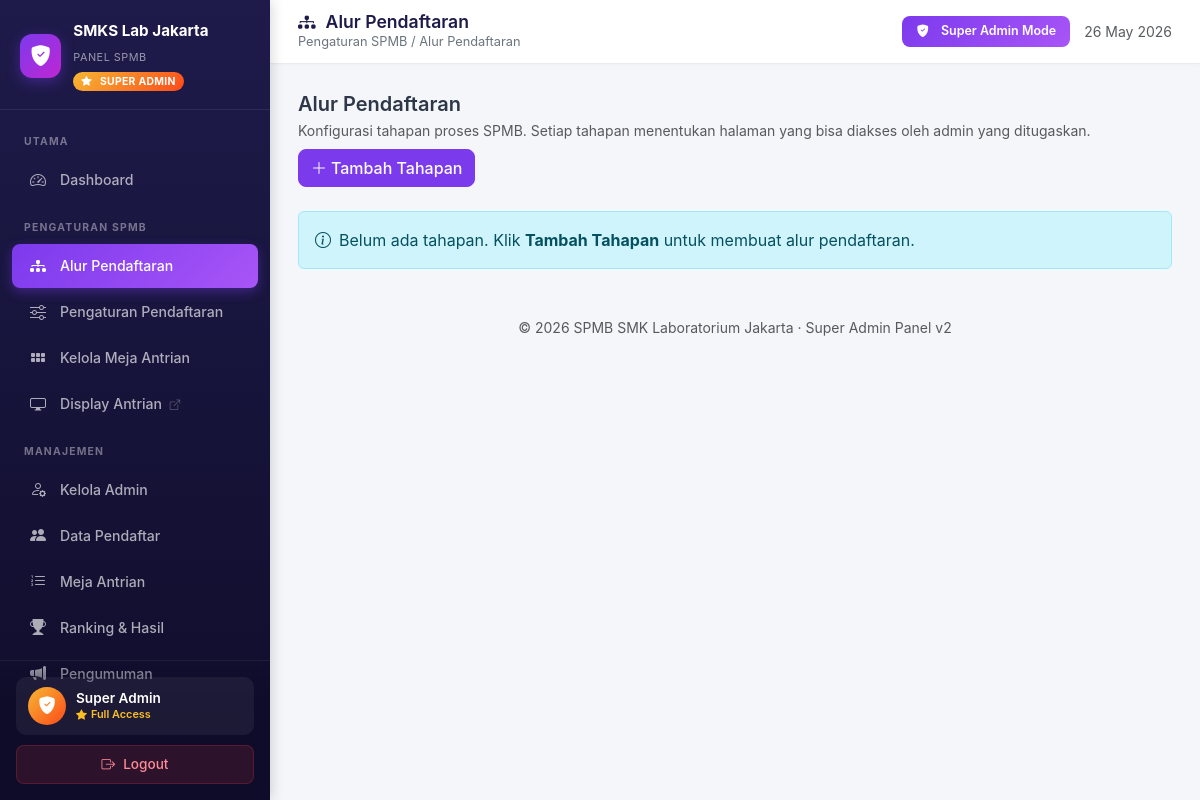
The page /superadmin_dashboard.php?page=alur (signed in) on the database as committed earlier.
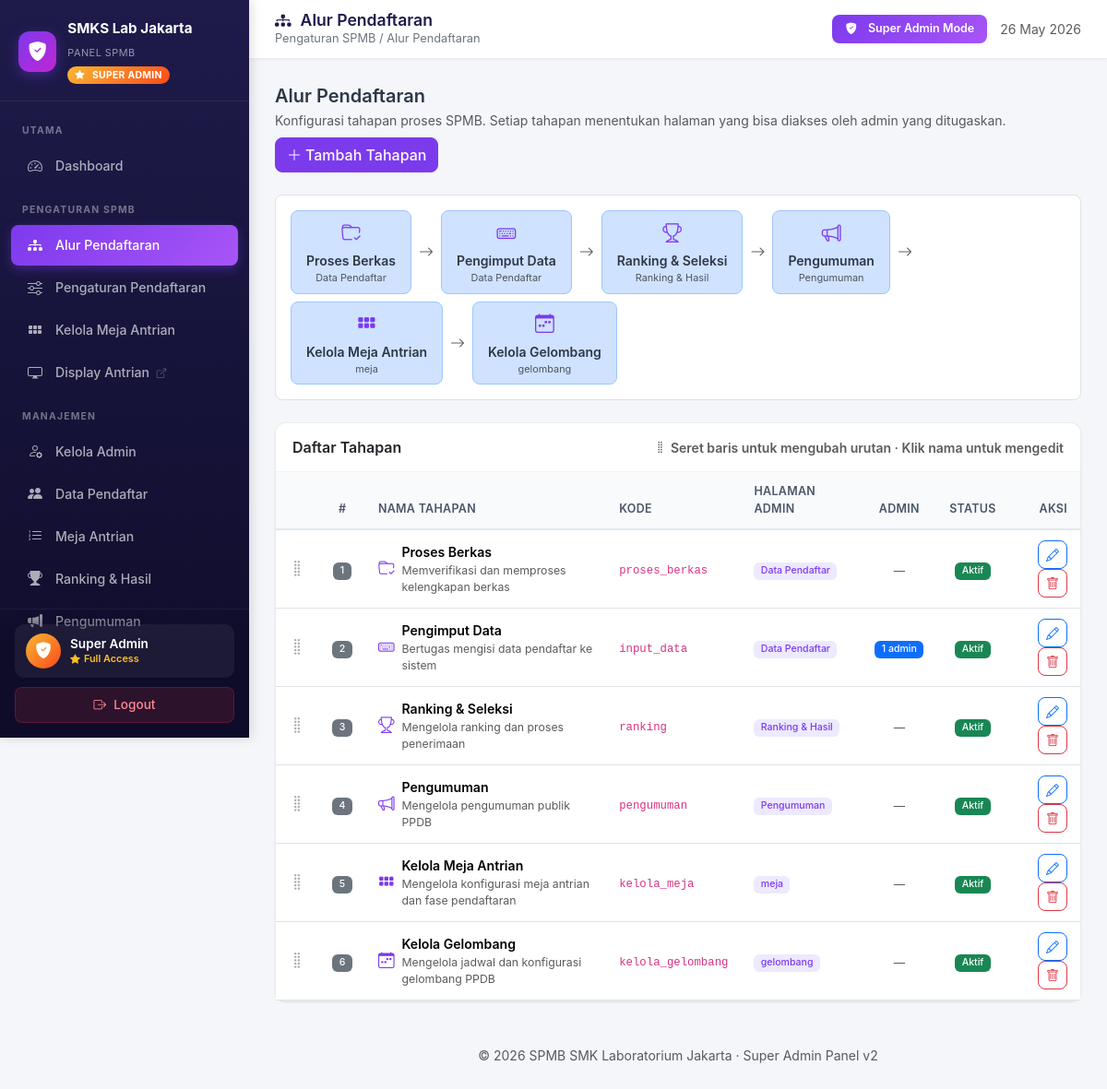
The same page on the database as committed later.
### tables this page shows
CREATE TABLE `tahapan` (
  `id` int(11) NOT NULL,
  `nama` varchar(100) NOT NULL,
  `kode` varchar(50) NOT NULL,
  `urutan` tinyint(4) NOT NULL DEFAULT 1,
  `icon` varchar(50) NOT NULL DEFAULT 'bi-circle',
  `deskripsi` text DEFAULT NULL,
  `halaman_key` varchar(50) NOT NULL DEFAULT 'pendaftar',
  `is_active` tinyint(1) NOT NULL DEFAULT 1,
  `created_at` timestamp NULL DEFAULT current_timestamp()
);

### admin/alur.php (the view, shortened to what this page needs)
<?php
$tahapan_list = $conn->query("SELECT t.*,
    (SELECT COUNT(*) FROM admin_tahapan WHERE tahap_id=t.id) AS jumlah_admin
    FROM tahapan t ORDER BY t.urutan")->fetchAll();
?>
<div class="d-flex align-items-center justify-content-between mb-4 flex-wrap gap-2">
    <div>
        <h5 class="mb-1 fw-semibold">Alur Pendaftaran</h5>
        <p class="text-muted small mb-0">Konfigurasi tahapan proses SPMB. Setiap tahapan menentukan halaman yang bisa diakses oleh admin yang ditugaskan.</p>
    </div>
    <button class="btn btn-primary" data-bs-toggle="modal" data-bs-target="#modalAdd">
        <i class="bi bi-plus-lg me-1"></i>Tambah Tahapan
    </button>
</div>
<?php if (empty($tahapan_list)): ?>
<div class="alert alert-info">
    <i class="bi bi-info-circle me-2"></i>Belum ada tahapan. Klik <strong>Tambah Tahapan</strong> untuk membuat alur pendaftaran.
</div>
<?php else: ?>
<div class="d-flex align-items-center gap-2 flex-wrap mb-4 p-3 bg-white rounded-3 border">
    <?php foreach ($tahapan_list as $i => $t): ?>
        <div class="d-flex align-items-center gap-2">
            <div class="text-center px-3 py-2 rounded-3 border <?= $t['is_active'] ? 'border-primary-subtle bg-primary-subtle' : 'border-secondary-subtle bg-light opacity-50' ?>" style="min-width:110px;">
                <i class="bi <?= htmlspecialchars($t['icon']) ?> d-block mb-1" style="font-size:1.3rem;<?= $t['is_active'] ? 'color:#7c3aed' : 'color:#aaa' ?>"></i>
                <div class="fw-semibold small"><?= htmlspecialchars($t['nama']) ?></div>
                <div class="text-muted" style="font-size:.68rem;"><?= HALAMAN_TERSEDIA[$t['halaman_key']] ?? $t['halaman_key'] ?></div>
            </div>
            <?php if ($i < count($tahapan_list) - 1): ?>
                <i class="bi bi-arrow-right text-muted"></i>
            <?php endif; ?>
        </div>
    <?php endforeach; ?>
</div>
<div class="card">
    <div class="card-header d-flex align-items-center justify-content-between">
        <span>Daftar Tahapan</span>
        <small class="text-muted"><i class="bi bi-grip-vertical me-1"></i>Seret baris untuk mengubah urutan · Klik nama untuk mengedit</small>
    </div>
    <div class="card-body p-0">
    <div class="table-responsive">
    <table class="table table-hover mb-0">
        <thead>
            <tr>
                <th style="width:44px"></th>
                <th style="width:44px" class="text-center">#</th>
                <th>Nama Tahapan</th>
                <th>Kode</th>
                <th>Halaman Admin</th>
                <th class="text-center">Admin</th>
                <th class="text-center">Status</th>
                <th class="text-end">Aksi</th>
            </tr>
        </thead>
        <tbody id="alur-sortable">
        <?php foreach ($tahapan_list as $t_idx => $t): ?>
        <tr data-id="<?= $t['id'] ?>">
            <td class="text-center drag-handle" style="cursor:grab;color:#aaa;font-size:1.2rem;" title="Seret untuk ubah urutan">
                <i class="bi bi-grip-vertical"></i>
            </td>
            <td class="text-center">
                <span class="badge bg-secondary order-badge"><?= $t_idx + 1 ?></span>
            </td>
            <td>
                <div class="d-flex align-items-center gap-2">
                    <i class="bi <?= htmlspecialchars($t['icon']) ?>" style="color:#7c3aed;font-size:1.1rem;"></i>
                    <div>
                        <div class="fw-semibold tahapan-nama"
                             data-id="<?= $t['id'] ?>"
                             title="Klik untuk edit nama"
                             style="cursor:pointer;border-bottom:1px dashed transparent;"
                             onmouseover="this.style.borderBottomColor='#7c3aed'"
                             onmouseout="this.style.borderBottomColor='transparent'"
                        ><?= htmlspecialchars($t['nama']) ?></div>
                        <?php if ($t['deskripsi']): ?>
                            <div class="text-muted small"><?= htmlspecialchars(mb_strimwidth($t['deskripsi'], 0, 60, '…')) ?></div>
                        <?php endif; ?>
                    </div>
                </div>
            </td>
            <td><code class="small"><?= htmlspecialchars($t['kode']) ?></code></td>
            <td>
                <span class="badge" style="background:#ede9fe;color:#7c3aed;">
                    <?= htmlspecialchars(HALAMAN_TERSEDIA[$t['halaman_key']] ?? $t['halaman_key']) ?>
                </span>
            </td>
            <td class="text-center">
                <?php if ($t['jumlah_admin'] > 0): ?>
                    <span class="badge bg-primary"><?= $t['jumlah_admin'] ?> admin</span>
                <?php else: ?>
                    <span class="text-muted small">—</span>
                <?php endif; ?>
            </td>
            <td class="text-center">
                <?= $t['is_active']
                    ? '<span class="badge bg-success">Aktif</span>'
                    : '<span class="badge bg-secondary">Nonaktif</span>' ?>
            </td>
            <td class="text-end">
                <button class="btn btn-sm btn-outline-primary" data-bs-toggle="modal" data-bs-target="#modalEdit<?= $t['id'] ?>">
                    <i class="bi bi-pencil"></i>
                </button>
                <form method="POST" class="d-inline" onsubmit="return confirm('Hapus tahapan <?= htmlspecialchars(addslashes($t['nama'])) ?>? Semua assignment admin ke tahapan ini juga akan dihapus.')">
                    <button type="submit" class="btn btn-sm btn-outline-danger" <?= $t['jumlah_admin']>0?'title="Ada admin di-assign ke tahapan ini"':'' ?>>
                        <i class="bi bi-trash"></i>
                    </button>
                </form>
            </td>
        </tr>
        <?php endforeach; ?>
        </tbody>
    </table>
    </div>
    </div>
</div>
<?php endif; ?>

### superadmin_dashboard.php (shortened to what this page needs)
<?php
$page = $_GET['page'] ?? 'super_home';
$pages = [
    'super_home'      => ['label' => 'Dashboard',              'icon' => 'bi-speedometer2',         'group' => 'Utama'],
    'alur'            => ['label' => 'Alur Pendaftaran',       'icon' => 'bi-diagram-3-fill',       'group' => 'Pengaturan SPMB'],
    'pengaturan_ppdb' => ['label' => 'Pengaturan Pendaftaran', 'icon' => 'bi-sliders',              'group' => 'Pengaturan SPMB'],
    'meja'            => ['label' => 'Kelola Meja Antrian',    'icon' => 'bi-grid-3x2-gap-fill',    'group' => 'Pengaturan SPMB'],
    'antrian_display' => ['label' => 'Display Antrian',        'icon' => 'bi-display',              'group' => 'Pengaturan SPMB'],
    'kelola_admin'    => ['label' => 'Kelola Admin',           'icon' => 'bi-person-gear',          'group' => 'Manajemen'],
    'pendaftar'       => ['label' => 'Data Pendaftar',         'icon' => 'bi-people-fill',          'group' => 'Manajemen'],
    'antrian'         => ['label' => 'Meja Antrian',           'icon' => 'bi-list-ol',              'group' => 'Manajemen'],
    'ranking'         => ['label' => 'Ranking & Hasil',        'icon' => 'bi-trophy-fill',          'group' => 'Manajemen'],
    'announcements'   => ['label' => 'Pengumuman',             'icon' => 'bi-megaphone-fill',       'group' => 'Manajemen'],
    'site_content'    => ['label' => 'Konten Website',         'icon' => 'bi-layout-text-window-reverse', 'group' => 'Konten'],
    'audit_log'       => ['label' => 'Audit Log',              'icon' => 'bi-journal-text',         'group' => 'Sistem'],
    'system_info'     => ['label' => 'System Info',            'icon' => 'bi-info-square',          'group' => 'Sistem'],
    'backup'          => ['label' => 'Backup / Export',        'icon' => 'bi-cloud-download',       'group' => 'Sistem'],
];
$grouped = [];
foreach ($pages as $key => $info) {
    $grouped[$info['group']][$key] = $info;
}
?>
<!DOCTYPE html>
<html lang="id">
<head>
    <link href="https://cdn.jsdelivr.net/npm/bootstrap@5.3.3/dist/css/bootstrap.min.css" rel="stylesheet">
    <link href="https://cdn.jsdelivr.net/npm/bootstrap-icons@1.11.3/font/bootstrap-icons.min.css" rel="stylesheet">
</head>
<body>
<aside class="sidebar">
    <div class="sidebar-brand">
        <div class="brand-icon"><i class="bi bi-shield-fill-check"></i></div>
        <div class="brand-text">
            <strong>SMKS Lab Jakarta</strong>
            <small>Panel SPMB</small>
            <div class="super-badge"><i class="bi bi-star-fill me-1"></i>Super Admin</div>
        </div>
    </div>
    <nav class="mt-2">
        <?php foreach ($grouped as $group => $items): ?>
            <div class="nav-group-label"><?= $group ?></div>
            <?php foreach ($items as $key => $info): ?>
                <?php if ($key === 'antrian_display'): ?>
                <a href="antrian_display.php" target="_blank" class="nav-link">
                    <i class="bi <?= $info['icon'] ?>"></i>
                    <span><?= $info['label'] ?> <i class="bi bi-box-arrow-up-right ms-1" style="font-size:.65rem;opacity:.5;"></i></span>
                </a>
                <?php else: ?>
                <a href="?page=<?= $key ?>" class="nav-link <?= $page === $key ? 'active' : '' ?>">
                    <i class="bi <?= $info['icon'] ?>"></i>
                    <span><?= $info['label'] ?></span>
                </a>
                <?php endif; ?>
            <?php endforeach; ?>
        <?php endforeach; ?>
    </nav>
    <div class="sidebar-footer mt-4">
        <div class="user-card">
            <div class="user-avatar"><i class="bi bi-shield-fill-check"></i></div>
            <div class="user-info flex-grow-1">
                <div class="name">Super Admin</div>
                <div class="role"><i class="bi bi-star-fill me-1"></i>Full Access</div>
            </div>
        </div>
        <a href="logout.php" class="btn-logout" onclick="return confirm('Yakin ingin keluar dari Super Admin?')"><i class="bi bi-box-arrow-right"></i> Logout</a>
    </div>
</aside>
<div class="content-wrap">
    <header class="topbar">
        <div>
            <h1><i class="bi <?= $pages[$page]['icon'] ?? 'bi-grid' ?>"></i><?= $pages[$page]['label'] ?? 'Dashboard' ?></h1>
            <div class="breadcrumb-trail"><?= $pages[$page]['group'] ?? '' ?> / <?= $pages[$page]['label'] ?? 'Dashboard' ?></div>
        </div>
        <div class="topbar-right">
            <span class="badge-super d-none d-md-inline-flex align-items-center gap-2">
                <i class="bi bi-shield-fill-check me-1"></i>Super Admin Mode
            </span>
            <span class="text-muted d-none d-md-inline small"><?= date('d M Y') ?></span>
        </div>
    </header>
    <main class="content fade-in">
    <?php
    $include_map = [
        'super_home'      => 'admin/super_home.php',
        'alur'            => 'admin/alur.php',
        'pengaturan_ppdb' => 'admin/pengaturan_ppdb.php',
        'meja'            => 'admin/meja.php',
        'antrian_display' => 'antrian_display.php',
        'kelola_admin'    => 'admin/kelola_admin.php',
        'pendaftar'       => 'admin/pendaftar.php',
        'antrian'         => 'admin/antrian.php',
        'ranking'         => 'admin/ranking.php',
        'announcements'   => 'admin/announcements.php',
        'site_content'    => 'admin/site_content.php',
        'audit_log'       => 'admin/audit_log.php',
        'system_info'     => 'admin/system_info.php',
        'backup'          => 'admin/backup.php',
    ];
    $file = $include_map[$page] ?? 'admin/super_home.php';
    if (file_exists(__DIR__ . '/' . $file)) {
        include __DIR__ . '/' . $file;
    } else {
        echo '<div class="alert alert-warning">Halaman tidak ditemukan: ' . htmlspecialchars($file) . '</div>';
    }
    ?>
    <footer class="text-center text-muted small mt-5 pb-3">
        &copy; <?= date('Y') ?> SPMB SMK Laboratorium Jakarta · Super Admin Panel v2
    </footer>
    </main>
</div>
</body>
</html>

Rows that differ between the two databases and show on the page:
added tahapan: nama "Proses Berkas", halaman_key "Data Pendaftar", deskripsi "Memverifikasi dan memproses kelengkapan berkas", kode "proses_berkas", is_active "Aktif"
added tahapan: nama "Pengimput Data", halaman_key "Data Pendaftar", deskripsi "Bertugas mengisi data pendaftar ke sistem", kode "input_data", jumlah_admin "1", is_active "Aktif"
added tahapan: nama "Ranking & Seleksi", halaman_key "Ranking & Hasil", deskripsi "Mengelola ranking dan proses penerimaan", kode "ranking", is_active "Aktif"
added tahapan: nama "Pengumuman", halaman_key "Pengumuman", deskripsi "Mengelola pengumuman publik PPDB", kode "pengumuman", is_active "Aktif"
added tahapan: is_active 1 (drawn), nama "Kelola Meja Antrian", halaman_key "meja", deskripsi "Mengelola konfigurasi meja antrian dan fase pendaftaran", kode "kelola_meja"
added tahapan: nama "Kelola Gelombang", halaman_key "gelombang", deskripsi "Mengelola jadwal dan konfigurasi gelombang PPDB", kode "kelola_gelombang", is_active "Aktif"
Other text that changed with them:
text no longer shown: "Belum ada tahapan. Klik Tambah Tahapan untuk membuat alur pendaftaran."
text now shown: "Daftar Tahapan Seret baris untuk mengubah urutan · Klik nama untuk mengedit # NAMA TAHAPAN KODE HALAMAN ADMIN ADMIN STATUS AKSI"
